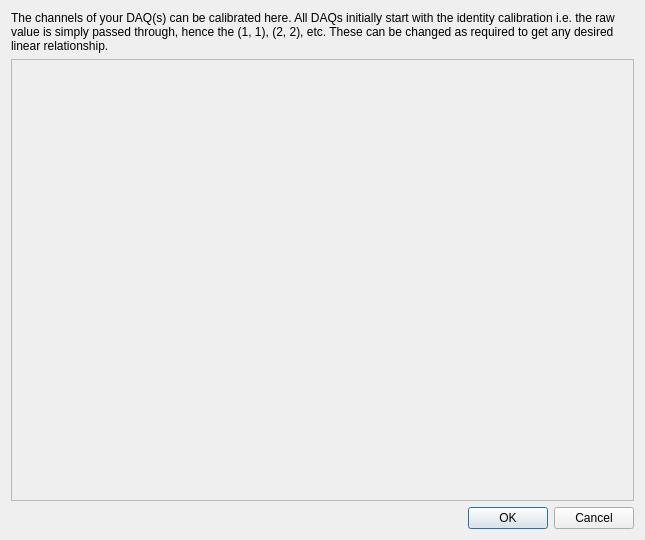
<?xml version="1.0" encoding="UTF-8"?>
<ui version="4.0">
 <class>DAQCalibrationDialog</class>
 <widget class="QDialog" name="DAQCalibrationDialog">
  <property name="geometry">
   <rect>
    <x>0</x>
    <y>0</y>
    <width>645</width>
    <height>540</height>
   </rect>
  </property>
  <property name="windowTitle">
   <string>Dialog</string>
  </property>
  <layout class="QVBoxLayout" name="verticalLayout_2">
   <item>
    <widget class="QLabel" name="label">
     <property name="text">
      <string>The channels of your DAQ(s) can be calibrated here. All DAQs initially start with the identity calibration i.e. the raw value is simply passed through, hence the (1, 1), (2, 2), etc. These can be changed as required to get any desired linear relationship.</string>
     </property>
     <property name="scaledContents">
      <bool>false</bool>
     </property>
     <property name="wordWrap">
      <bool>true</bool>
     </property>
    </widget>
   </item>
   <item>
    <widget class="QScrollArea" name="scrollArea">
     <property name="widgetResizable">
      <bool>true</bool>
     </property>
     <widget class="QWidget" name="scrollAreaWidgetContents">
      <property name="geometry">
       <rect>
        <x>0</x>
        <y>0</y>
        <width>625</width>
        <height>436</height>
       </rect>
      </property>
      <layout class="QHBoxLayout" name="horizontalLayout">
       <item>
        <layout class="QVBoxLayout" name="scrollAreaWidgetLayout"/>
       </item>
      </layout>
     </widget>
    </widget>
   </item>
   <item>
    <widget class="QDialogButtonBox" name="buttonBox">
     <property name="orientation">
      <enum>Qt::Horizontal</enum>
     </property>
     <property name="standardButtons">
      <set>QDialogButtonBox::Cancel|QDialogButtonBox::Ok</set>
     </property>
     <property name="centerButtons">
      <bool>false</bool>
     </property>
    </widget>
   </item>
  </layout>
 </widget>
 <resources/>
 <connections>
  <connection>
   <sender>buttonBox</sender>
   <signal>accepted()</signal>
   <receiver>DAQCalibrationDialog</receiver>
   <slot>accept()</slot>
   <hints>
    <hint type="sourcelabel">
     <x>248</x>
     <y>254</y>
    </hint>
    <hint type="destinationlabel">
     <x>157</x>
     <y>274</y>
    </hint>
   </hints>
  </connection>
  <connection>
   <sender>buttonBox</sender>
   <signal>rejected()</signal>
   <receiver>DAQCalibrationDialog</receiver>
   <slot>reject()</slot>
   <hints>
    <hint type="sourcelabel">
     <x>316</x>
     <y>260</y>
    </hint>
    <hint type="destinationlabel">
     <x>286</x>
     <y>274</y>
    </hint>
   </hints>
  </connection>
 </connections>
</ui>
